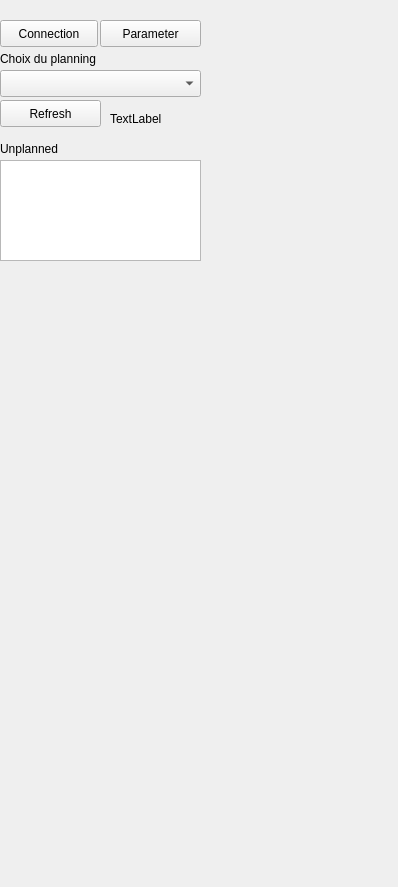
<?xml version="1.0" encoding="UTF-8"?>
<ui version="4.0">
 <class>DockWidget</class>
 <widget class="QDockWidget" name="DockWidget">
  <property name="geometry">
   <rect>
    <x>0</x>
    <y>0</y>
    <width>398</width>
    <height>887</height>
   </rect>
  </property>
  <property name="windowTitle">
   <string>DockWidget</string>
  </property>
  <widget class="QWidget" name="dockWidgetContents">
   <widget class="QPushButton" name="pushButton_2">
    <property name="geometry">
     <rect>
      <x>0</x>
      <y>100</y>
      <width>101</width>
      <height>27</height>
     </rect>
    </property>
    <property name="text">
     <string>Refresh</string>
    </property>
   </widget>
   <widget class="QLabel" name="label_4">
    <property name="geometry">
     <rect>
      <x>0</x>
      <y>50</y>
      <width>151</width>
      <height>17</height>
     </rect>
    </property>
    <property name="text">
     <string>Choix du planning</string>
    </property>
   </widget>
   <widget class="QLabel" name="label_5">
    <property name="geometry">
     <rect>
      <x>110</x>
      <y>110</y>
      <width>271</width>
      <height>17</height>
     </rect>
    </property>
    <property name="text">
     <string>TextLabel</string>
    </property>
   </widget>
   <widget class="QComboBox" name="comboBox">
    <property name="geometry">
     <rect>
      <x>0</x>
      <y>70</y>
      <width>201</width>
      <height>27</height>
     </rect>
    </property>
   </widget>
   <widget class="QPushButton" name="pushButton">
    <property name="geometry">
     <rect>
      <x>0</x>
      <y>20</y>
      <width>98</width>
      <height>27</height>
     </rect>
    </property>
    <property name="text">
     <string>Connection</string>
    </property>
   </widget>
   <widget class="QPushButton" name="pushButton_4">
    <property name="geometry">
     <rect>
      <x>100</x>
      <y>20</y>
      <width>101</width>
      <height>27</height>
     </rect>
    </property>
    <property name="text">
     <string>Parameter</string>
    </property>
   </widget>
   <widget class="QListWidget" name="listWidget">
    <property name="geometry">
     <rect>
      <x>0</x>
      <y>160</y>
      <width>201</width>
      <height>101</height>
     </rect>
    </property>
    <property name="dragEnabled">
     <bool>true</bool>
    </property>
    <property name="dragDropOverwriteMode">
     <bool>true</bool>
    </property>
    <property name="dragDropMode">
     <enum>QAbstractItemView::InternalMove</enum>
    </property>
   </widget>
   <widget class="QLabel" name="label">
    <property name="geometry">
     <rect>
      <x>0</x>
      <y>140</y>
      <width>171</width>
      <height>17</height>
     </rect>
    </property>
    <property name="text">
     <string>Unplanned</string>
    </property>
   </widget>
  </widget>
 </widget>
 <resources/>
 <connections/>
</ui>
